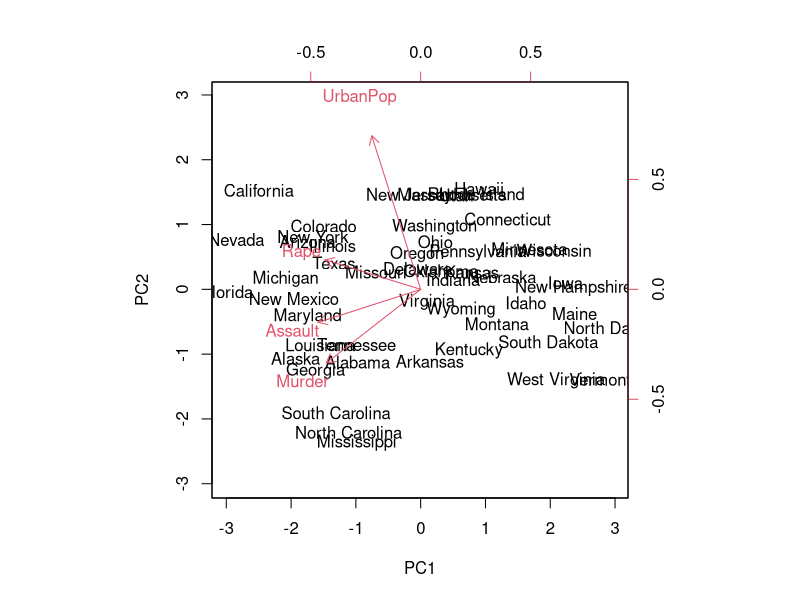
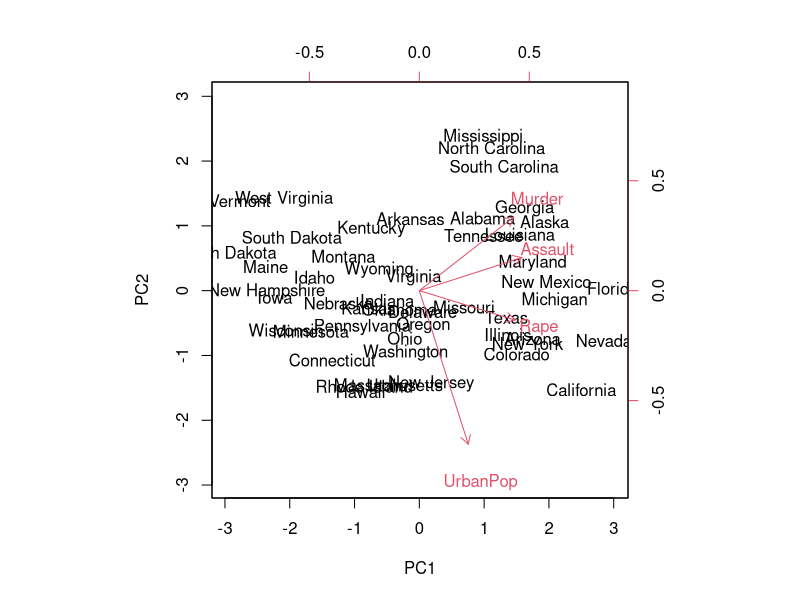
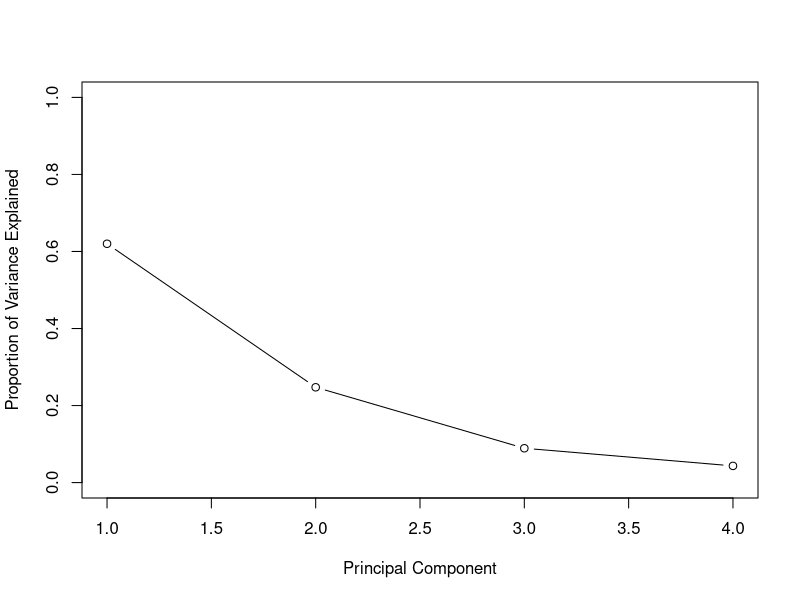
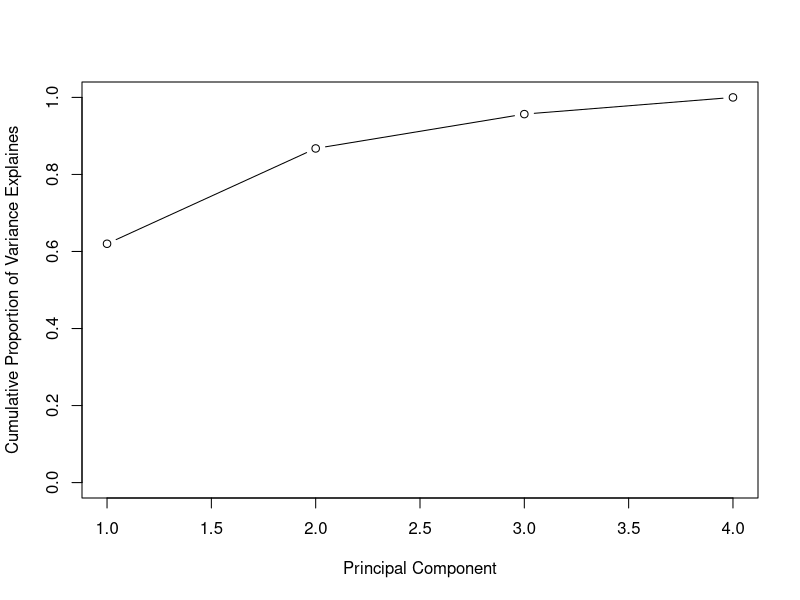
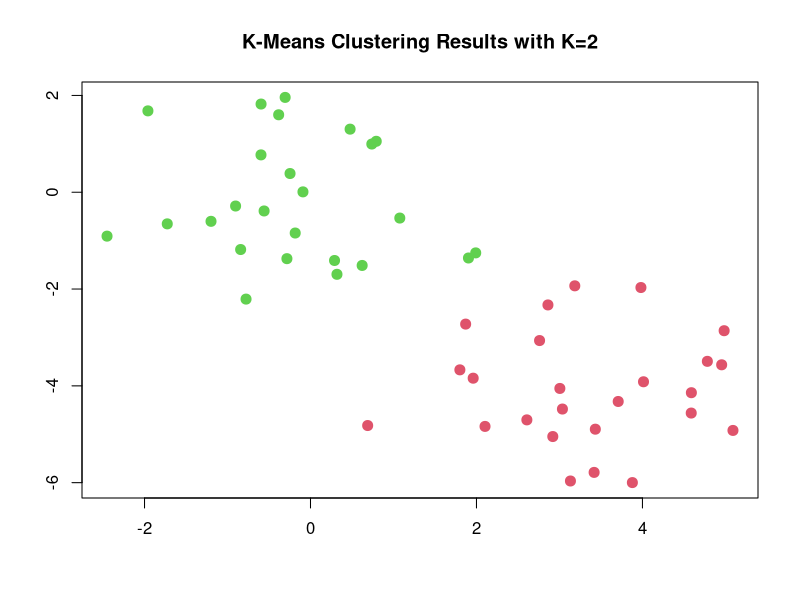
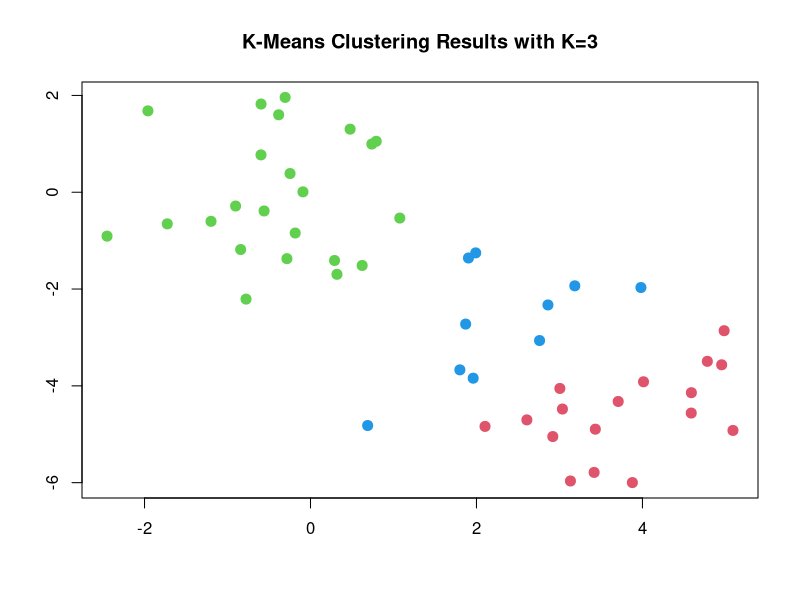
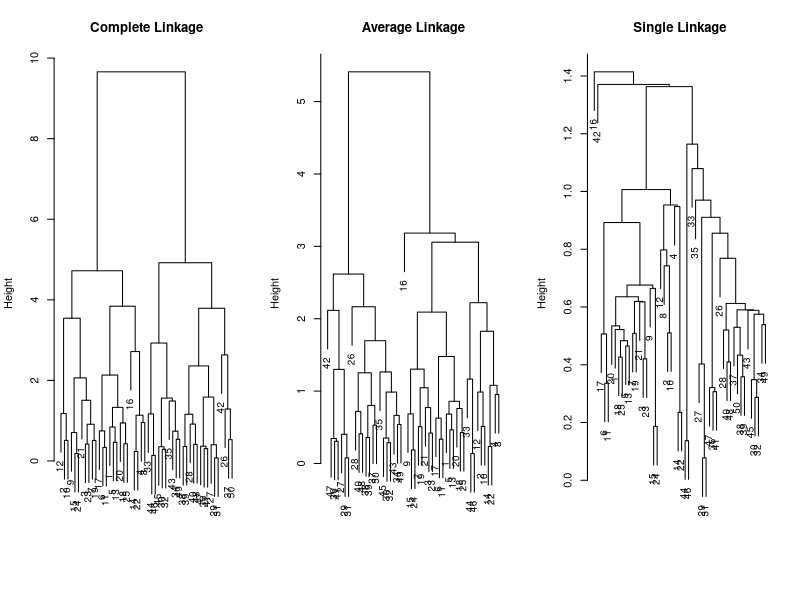
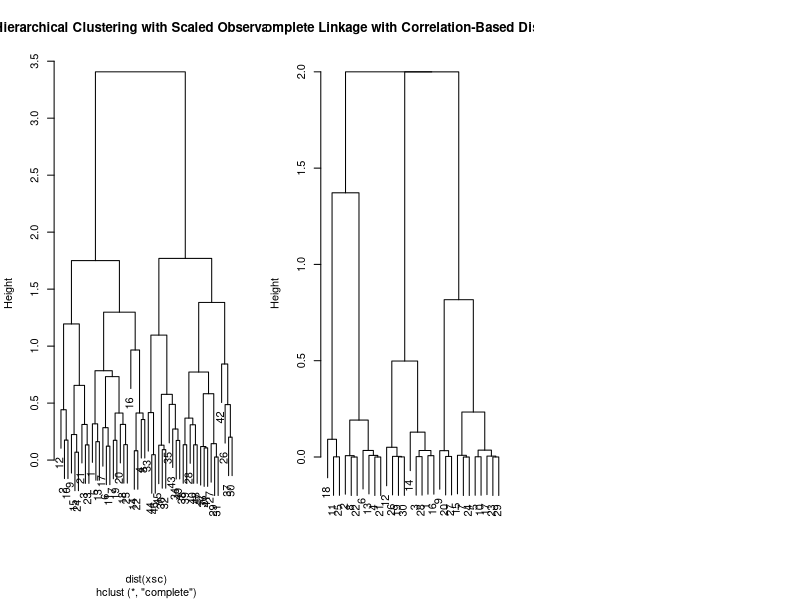

The R source for these figures, in order:
### Chapter 10 Lab


###############  PRINCIPAL COMPONENT ANALYSIS #####################################################3

## looking at the data

states = row.names(USArrests)
states

names(USArrests)

apply(USArrests, 2, mean)
apply(USArrests, 2, var)

### performing PCA

pr.out = prcomp(USArrests, scale = TRUE) ## scale to have sd equal to 1

names(pr.out) ## center = mean / scale = standard deviation
pr.out$center
pr.out$scale
pr.out$rotation

dim(pr.out$x)

## ploting
biplot(pr.out, scale = 0)

## change the orientation

pr.out$rotation = -pr.out$rotation
pr.out$x = -pr.out$x
biplot(pr.out, scale = 0)

pr.out$sdev
pr.var = pr.out$sdev^2
pr.var
# proportion of variance explained
pve = pr.var/sum(pr.var)
pve

## plotting
plot(pve, xlab="Principal Component", ylab="Proportion of Variance Explained", ylim= c(0,1), type ="b")
plot(cumsum(pve), xlab="Principal Component", ylab="Cumulative Proportion of Variance Explaines", ylim=c(0,1), type = "b")


########################## K-Means CLUSTERING #########################################################

set.seed(2)
x = matrix(rnorm(50*2), ncol = 2)
x[1:25, 1] = x[1:25, 1] + 3
x[1:25, 2] = x[1:25, 2] - 4

km.out = kmeans(x, 2, nstart=20)
km.out$cluster

plot(x, col=(km.out$cluster+1), main="K-Means Clustering Results with K=2", xlab="", ylab="", pch=20, cex=2)

### testing with 3 clusters

set.seed(4)
km.out = kmeans(x, 3, nstart = 20)
km.out

plot(x, col=(km.out$cluster+1), main= "K-Means Clustering Results with K=3", xlab="", ylab="", pch=20, cex=2)

## diff between nstart = 1 and nstart = 20

set.seed(3)
km.out = kmeans(x, 3, nstart = 1)
km.out$tot.withinss
km.out = kmeans(x, 3, nstart = 20)
km.out$tot.withinss


########### Hierarchical Clustering ####################################################

hc.complete = hclust(dist(x), method="complete")
hc.average = hclust(dist(x), method="average")
hc.single = hclust(dist(x), method="single")

### ploting

par(mfrow=c(1,3))
plot(hc.complete, main="Complete Linkage", xlab="", sub="", cex=.9)
plot(hc.average, main="Average Linkage", xlab="", sub="", cex=.9)
plot(hc.single, main="Single Linkage", xlab="", sub="", cex=.9)

cutree(hc.single, 4)

## to scale variables

xsc = scale(x, center = FALSE, scale = TRUE)
plot(hclust(dist(xsc), method = "complete"), main="Hierarchical Clustering with Scaled Observations")

## Correlation-based distance

x = matrix(rnorm(30*3), ncol = 3)
dd = as.dist(1-cor(t(x)))
plot(hclust(dd, method = "complete"), main = "Complete Linkage with Correlation-Based Distance", xlab="", sub="")
